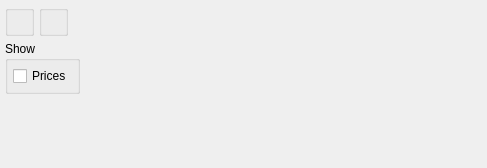
<?xml version="1.0" encoding="UTF-8"?>
<ui version="4.0">
 <comment>This file is part of the xTuple ERP: PostBooks Edition, a free and
open source Enterprise Resource Planning software suite,
Copyright (c) 1999-2018 by OpenMFG LLC, d/b/a xTuple.
It is licensed to you under the Common Public Attribution License
version 1.0, the full text of which (including xTuple-specific Exhibits)
is available at www.xtuple.com/CPAL.  By using this software, you agree
to be bound by its terms.</comment>
 <class>dspPartiallyShippedOrders</class>
 <widget class="QWidget" name="dspPartiallyShippedOrders">
  <property name="geometry">
   <rect>
    <x>0</x>
    <y>0</y>
    <width>487</width>
    <height>168</height>
   </rect>
  </property>
  <property name="windowTitle">
   <string>Partially Shipped Orders</string>
  </property>
  <layout class="QVBoxLayout" name="verticalLayout">
   <item>
    <layout class="QHBoxLayout" name="horizontalLayout_3">
     <item>
      <widget class="QGroupBox" name="_dateGroup">
       <property name="title">
        <string/>
       </property>
       <layout class="QGridLayout" name="gridLayout_2">
        <item row="0" column="0">
         <widget class="DateCluster" name="_dates"/>
        </item>
       </layout>
      </widget>
     </item>
     <item>
      <widget class="WarehouseGroup" name="_warehouse">
       <property name="title">
        <string/>
       </property>
       <property name="fixedSize">
        <bool>false</bool>
       </property>
      </widget>
     </item>
     <item>
      <spacer name="horizontalSpacer">
       <property name="orientation">
        <enum>Qt::Horizontal</enum>
       </property>
       <property name="sizeHint" stdset="0">
        <size>
         <width>0</width>
         <height>20</height>
        </size>
       </property>
      </spacer>
     </item>
    </layout>
   </item>
   <item>
    <layout class="QHBoxLayout" name="horizontalLayout_2">
     <item>
      <widget class="QGroupBox" name="_showGroup">
       <property name="title">
        <string>Show</string>
       </property>
       <layout class="QHBoxLayout" name="horizontalLayout">
        <item>
         <widget class="XCheckBox" name="_showPrices">
          <property name="text">
           <string>Prices</string>
          </property>
         </widget>
        </item>
       </layout>
      </widget>
     </item>
     <item>
      <spacer>
       <property name="orientation">
        <enum>Qt::Horizontal</enum>
       </property>
       <property name="sizeType">
        <enum>QSizePolicy::Expanding</enum>
       </property>
       <property name="sizeHint" stdset="0">
        <size>
         <width>0</width>
         <height>20</height>
        </size>
       </property>
      </spacer>
     </item>
    </layout>
   </item>
   <item>
    <spacer name="verticalSpacer">
     <property name="orientation">
      <enum>Qt::Vertical</enum>
     </property>
     <property name="sizeHint" stdset="0">
      <size>
       <width>20</width>
       <height>1</height>
      </size>
     </property>
    </spacer>
   </item>
  </layout>
 </widget>
 <layoutdefault spacing="5" margin="5"/>
 <customwidgets>
  <customwidget>
   <class>DateCluster</class>
   <extends>QWidget</extends>
   <header>datecluster.h</header>
   <container>1</container>
  </customwidget>
  <customwidget>
   <class>WarehouseGroup</class>
   <extends>QGroupBox</extends>
   <header>warehousegroup.h</header>
   <container>1</container>
  </customwidget>
  <customwidget>
   <class>XCheckBox</class>
   <extends>QCheckBox</extends>
   <header>xcheckbox.h</header>
  </customwidget>
 </customwidgets>
 <tabstops>
  <tabstop>_dates</tabstop>
  <tabstop>_showPrices</tabstop>
  <tabstop>_warehouse</tabstop>
 </tabstops>
 <resources/>
 <connections/>
</ui>
